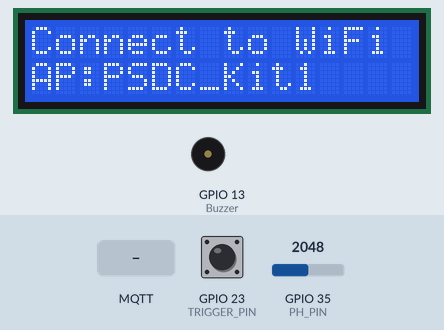
This sketch was run on a simulated ESP32. On the bench: 16×2 character LCD, buzzer (waves = sounding, pin HIGH). Inputs (shaded band) come from the test bench; at power-on: GPIO 35 (PH_PIN) = 2048, GPIO 23 (TRIGGER_PIN) HIGH. WiFi joins after 1.5 s; servers stay silent unless stated; random numbers use the default seed unless the sketch sets one; EEPROM starts erased; no MQTT or app messages arrive unless stated; what the sketch prints to the serial monitor is not drawn.

Above: at 4.2 s.
4.3 s: GPIO 35 (PH_PIN) set to 2866
At 8.5 s:
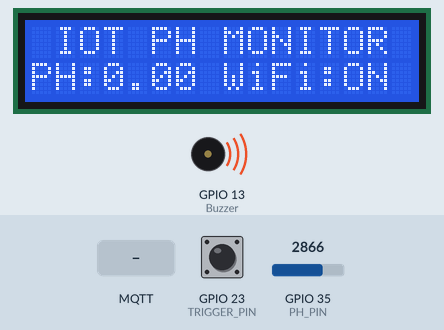
9.7 s: GPIO 35 (PH_PIN) set to 3603
At 17.2 s:
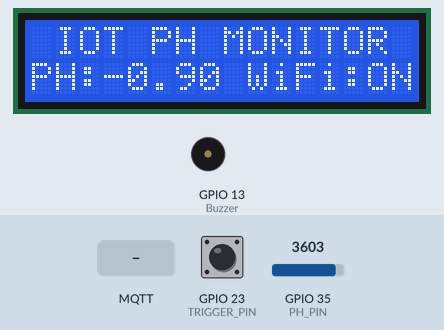
17.5 s: MQTT message "1" arrives on the first subscribed topic
20.4 s: GPIO 35 (PH_PIN) set to 4095
At 27.9 s:
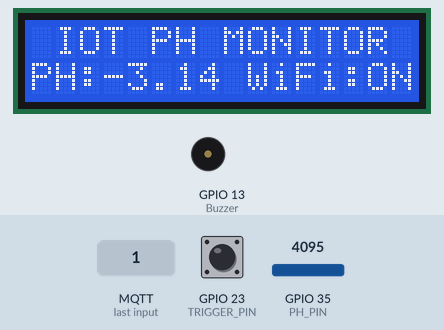
28.4 s: MQTT message "on" arrives on the first subscribed topic
31.3 s: MQTT message "off" arrives on the first subscribed topic
Timing chart, 0 to 35.2 s (numbered marks = the images above; inputs shaded):
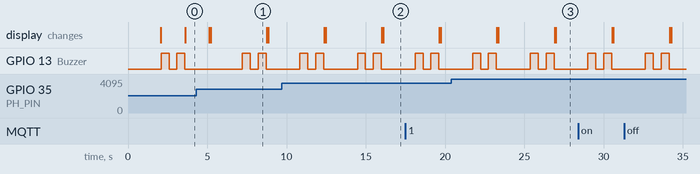

Measured:
- what the display in image 1 shows lasts 3.6 s, from 5.2 s to 8.8 s

The sketch:

06-MQTT_PH.ino
```cpp
// (licence header left out)
#include <Wire.h>
#include <WiFi.h>
#include <MQTT.h>
#include <WiFiManager.h>
#include <LiquidCrystal_I2C.h>
#include "DFRobot_ESP_PH.h"
#include <EEPROM.h>

#define WIFI_SSID             "PSDC_Kit1" //Access point name max 13 character
#define WIFI_PASSWORD         "PSDC1234"
#define MQTT_HOST             "broker.hivemq.com"
#define MQTT_PREFIX_TOPIC     "PSDC/phkit01/mqtt" //can chage topic prefix
#define MQTT_PUBLISH_TOPIC    "/data"
#define MQTT_SUBSCRIBE_TOPIC  "/control"

#define TRIGGER_PIN 23
#define Buzzer 13

int timeout = 120;

LiquidCrystal_I2C lcd(0x27, 16, 2);


DFRobot_ESP_PH ph;
#define ESPADC 4096.0   //the esp Analog Digital Convertion value
#define ESPVOLTAGE 3300 //the esp voltage supply value
#define PH_PIN 35		//the esp gpio data pin number
float voltage, phValue, temperature = 25;


WiFiClient net;
MQTTClient mqtt(1024);

String wifi_status;

unsigned long lastMillis = 0;

void connectToWiFi() {
  Serial.print("Connecting to Wi-Fi");
  lcd.clear();
  lcd.setCursor(0, 0);
  lcd.print("Connect to WiFi ");
  lcd.setCursor(0, 1);
  lcd.print("AP:"+String(WIFI_SSID));

  WiFi.mode(WIFI_STA);
  //WiFi.begin(WIFI_SSID, WIFI_PASSWORD);

  WiFiManager wm;
  wm.setConfigPortalTimeout(timeout);

  if (!wm.startConfigPortal(WIFI_SSID)) {
      Serial.println("failed to connect and hit timeout");
      delay(3000);
      //reset and try again, or maybe put it to deep sleep
      ESP.restart();
      delay(5000);
    }

    //if you get here you have connected to the WiFi
    Serial.println("connected");
    wifi_status = "ON ";
    lcd.clear();
}

void messageReceived(String &topic, String &payload) {
  Serial.println("Incoming Status: " + payload);
  Serial.println();
}

void connectToMqttBroker(){
  Serial.print("Connecting to '" + String(MQTT_HOST) + "' ...");

  mqtt.begin(MQTT_HOST, net);
  mqtt.onMessage(messageReceived);


  String uniqueString = String(WIFI_SSID) + "-" + String(random(1, 98)) + String(random(99, 999));
  char uniqueClientID[uniqueString.length() + 1];

  uniqueString.toCharArray(uniqueClientID, uniqueString.length() + 1);

  while (!mqtt.connect(uniqueClientID)) {
    Serial.print(".");
    delay(500);
  }

  Serial.println(" connected!");

  Serial.println("Subscribe to: " + String(MQTT_PREFIX_TOPIC) + String(MQTT_SUBSCRIBE_TOPIC));

  mqtt.subscribe(String(MQTT_PREFIX_TOPIC) + String(MQTT_SUBSCRIBE_TOPIC));

}


void setup() {

  Serial.begin(115200);
  pinMode(TRIGGER_PIN, INPUT_PULLUP);
  pinMode(Buzzer,OUTPUT);
  lcd.begin();
  lcd.backlight();
  EEPROM.begin(32);
  delay(2000);
  lcd.setCursor(0,0);
  lcd.print(" IOT PH MONITOR ");

  Serial.println("\nESP32 MQTT");
  //connectToWiFi();
  //connectToMqttBroker();

  Serial.println();

}

void loop() {

  mqtt.loop();
  delay(10);  // <- fixes some issues with WiFi stability


  //Online Mode Triggered
  if (digitalRead(TRIGGER_PIN) == HIGH){
    Serial.println("Button Triggered");
      digitalWrite(Buzzer,HIGH);
      delay(500);
      digitalWrite(Buzzer,LOW);
      delay(500);
      digitalWrite(Buzzer,HIGH);
      delay(500);
      digitalWrite(Buzzer,LOW);

    connectToWiFi();
    connectToMqttBroker();

    if (!mqtt.connected()) {
      connectToMqttBroker();
    }

  }

  if (WiFi.status() != WL_CONNECTED){
      wifi_status = "OFF";
    }


    //Display LCD
    lcd.setCursor(0,0);
    lcd.print(" IOT PH MONITOR ");
    lcd.setCursor(0,1);
    lcd.print("PH:" + String(phValue)+" WiFi:" + wifi_status);


    //send via mqtt every 10ms 1s=1000ms

     static unsigned long timepoint = millis();
	if (millis() - timepoint > 1000U) //time interval: 1s
	{
		timepoint = millis();
		//voltage = rawPinValue / esp32ADC * esp32Vin
		voltage = analogRead(PH_PIN) / ESPADC * ESPVOLTAGE; // read the voltage
		Serial.print("voltage:");
		Serial.println(voltage, 4);

		//temperature = readTemperature();  // read your temperature sensor to execute temperature compensation
		Serial.print("temperature:");
		Serial.print(temperature, 1);
		Serial.println("^C");

		phValue = ph.readPH(voltage, temperature); // convert voltage to pH with temperature compensation
		Serial.print("pH:");
		Serial.println(phValue, 4);
	}
	ph.calibration(voltage, temperature); // calibration process by Serail CMD


  //send to mqtt broker every 10s

  if (millis() - lastMillis > 10000) {
    lastMillis = millis();

    String dataInJson = "{";
    dataInJson += "\"phvalue\":" + String(phValue) ;
    dataInJson += "}";

    Serial.println("Data to Publish: " + dataInJson);
    Serial.println("Length of Data: " + String(dataInJson.length()));
    Serial.println("Publish to: " + String(MQTT_PREFIX_TOPIC) + String(MQTT_PUBLISH_TOPIC));

    mqtt.publish(String(MQTT_PREFIX_TOPIC) + String(MQTT_PUBLISH_TOPIC), dataInJson);

   }

  Serial.println();

  delay(2000);


}
```
